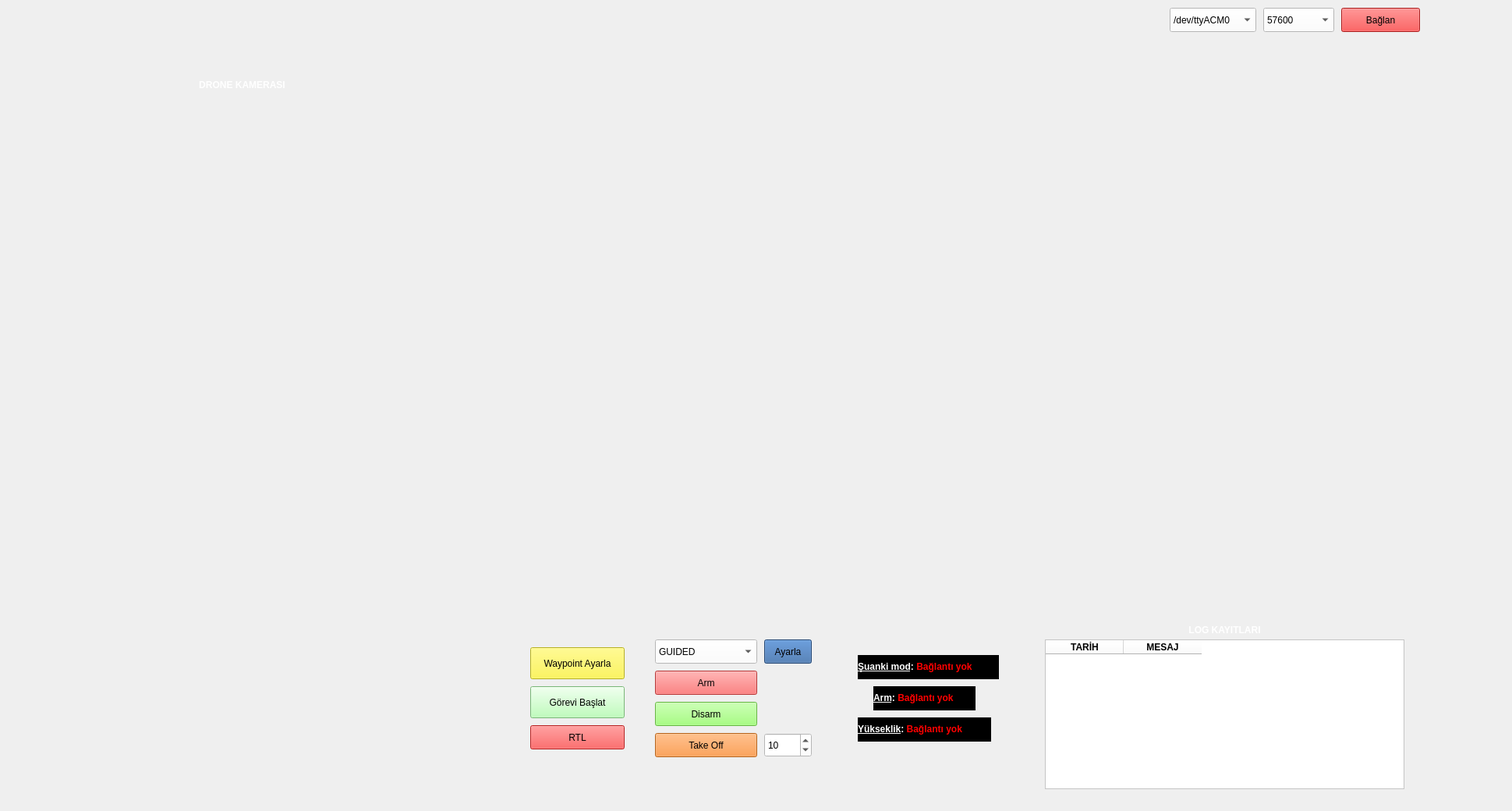
<?xml version="1.0" encoding="UTF-8"?>
<ui version="4.0">
 <class>MainWindow</class>
 <widget class="QMainWindow" name="MainWindow">
  <property name="geometry">
   <rect>
    <x>0</x>
    <y>0</y>
    <width>1939</width>
    <height>1040</height>
   </rect>
  </property>
  <property name="sizePolicy">
   <sizepolicy hsizetype="Maximum" vsizetype="Maximum">
    <horstretch>0</horstretch>
    <verstretch>0</verstretch>
   </sizepolicy>
  </property>
  <property name="contextMenuPolicy">
   <enum>Qt::DefaultContextMenu</enum>
  </property>
  <property name="windowTitle">
   <string>QUADRUPLET</string>
  </property>
  <property name="windowIcon">
   <iconset>
    <normaloff>../images/quad.png</normaloff>../images/quad.png</iconset>
  </property>
  <property name="styleSheet">
   <string notr="true"/>
  </property>
  <widget class="QWidget" name="centralwidget">
   <widget class="QWidget" name="verticalLayoutWidget">
    <property name="geometry">
     <rect>
      <x>620</x>
      <y>90</y>
      <width>1201</width>
      <height>701</height>
     </rect>
    </property>
    <layout class="QVBoxLayout" name="mapLayout"/>
   </widget>
   <widget class="QComboBox" name="PortCombo">
    <property name="geometry">
     <rect>
      <x>1500</x>
      <y>10</y>
      <width>111</width>
      <height>31</height>
     </rect>
    </property>
    <property name="styleSheet">
     <string notr="true">background-color: rgb(255, 255, 255);
selection-background-color: rgb(46, 52, 54)
</string>
    </property>
    <item>
     <property name="text">
      <string>/dev/ttyACM0</string>
     </property>
    </item>
    <item>
     <property name="text">
      <string>/dev/ttyACM1</string>
     </property>
    </item>
    <item>
     <property name="text">
      <string>udpin:localhost:14550</string>
     </property>
    </item>
   </widget>
   <widget class="QComboBox" name="BaudrateCombo">
    <property name="geometry">
     <rect>
      <x>1620</x>
      <y>10</y>
      <width>91</width>
      <height>31</height>
     </rect>
    </property>
    <property name="styleSheet">
     <string notr="true">background-color: rgb(255, 255, 255);
selection-background-color: rgb(46, 52, 54)
</string>
    </property>
    <item>
     <property name="text">
      <string>57600</string>
     </property>
    </item>
    <item>
     <property name="text">
      <string>115200</string>
     </property>
    </item>
   </widget>
   <widget class="QPushButton" name="BaglanButton">
    <property name="geometry">
     <rect>
      <x>1720</x>
      <y>10</y>
      <width>101</width>
      <height>31</height>
     </rect>
    </property>
    <property name="styleSheet">
     <string notr="true">background-color: rgb(239, 41, 41)</string>
    </property>
    <property name="text">
     <string>Bağlan</string>
    </property>
   </widget>
   <widget class="QPushButton" name="gorevButton">
    <property name="geometry">
     <rect>
      <x>680</x>
      <y>880</y>
      <width>121</width>
      <height>41</height>
     </rect>
    </property>
    <property name="toolTip">
     <string>&lt;html&gt;&lt;head/&gt;&lt;body&gt;&lt;p&gt;&lt;br/&gt;&lt;/p&gt;&lt;/body&gt;&lt;/html&gt;</string>
    </property>
    <property name="styleSheet">
     <string notr="true">background-color: rgb(170, 255, 167)</string>
    </property>
    <property name="text">
     <string>Görevi Başlat</string>
    </property>
   </widget>
   <widget class="QLabel" name="logoLabel">
    <property name="geometry">
     <rect>
      <x>20</x>
      <y>10</y>
      <width>251</width>
      <height>101</height>
     </rect>
    </property>
    <property name="text">
     <string/>
    </property>
   </widget>
   <widget class="QLabel" name="bilgiLabel">
    <property name="geometry">
     <rect>
      <x>1500</x>
      <y>50</y>
      <width>321</width>
      <height>31</height>
     </rect>
    </property>
    <property name="text">
     <string/>
    </property>
   </widget>
   <widget class="QComboBox" name="modCombo">
    <property name="geometry">
     <rect>
      <x>840</x>
      <y>820</y>
      <width>131</width>
      <height>31</height>
     </rect>
    </property>
    <property name="styleSheet">
     <string notr="true">background-color: rgb(255, 255, 255);
selection-background-color: rgb(46, 52, 54)
</string>
    </property>
    <item>
     <property name="text">
      <string>GUIDED</string>
     </property>
    </item>
    <item>
     <property name="text">
      <string>AUTO</string>
     </property>
    </item>
    <item>
     <property name="text">
      <string>STABILIZE</string>
     </property>
    </item>
    <item>
     <property name="text">
      <string>RTL</string>
     </property>
    </item>
   </widget>
   <widget class="QPushButton" name="modButton">
    <property name="geometry">
     <rect>
      <x>980</x>
      <y>820</y>
      <width>61</width>
      <height>31</height>
     </rect>
    </property>
    <property name="styleSheet">
     <string notr="true">background-color: rgb(52, 101, 164)</string>
    </property>
    <property name="text">
     <string>Ayarla</string>
    </property>
   </widget>
   <widget class="QLabel" name="dataLabel">
    <property name="geometry">
     <rect>
      <x>50</x>
      <y>590</y>
      <width>521</width>
      <height>361</height>
     </rect>
    </property>
    <property name="text">
     <string/>
    </property>
   </widget>
   <widget class="QLabel" name="cameraLabel">
    <property name="geometry">
     <rect>
      <x>40</x>
      <y>130</y>
      <width>541</width>
      <height>451</height>
     </rect>
    </property>
    <property name="text">
     <string/>
    </property>
   </widget>
   <widget class="QPushButton" name="rtlButton">
    <property name="geometry">
     <rect>
      <x>680</x>
      <y>930</y>
      <width>121</width>
      <height>31</height>
     </rect>
    </property>
    <property name="toolTip">
     <string>&lt;html&gt;&lt;head/&gt;&lt;body&gt;&lt;p&gt;&lt;br/&gt;&lt;/p&gt;&lt;/body&gt;&lt;/html&gt;</string>
    </property>
    <property name="styleSheet">
     <string notr="true">background-color: rgb(255, 43, 43)</string>
    </property>
    <property name="text">
     <string>RTL</string>
    </property>
   </widget>
   <widget class="QLabel" name="modLabel">
    <property name="geometry">
     <rect>
      <x>1100</x>
      <y>840</y>
      <width>181</width>
      <height>31</height>
     </rect>
    </property>
    <property name="styleSheet">
     <string notr="true">color: rgb(255, 255, 255);
background-color: rgb(0, 0, 0)</string>
    </property>
    <property name="text">
     <string>&lt;html&gt;&lt;head/&gt;&lt;body&gt;&lt;p&gt;&lt;span style=&quot; font-weight:600; text-decoration: underline;&quot;&gt;Şuanki mod&lt;/span&gt;&lt;span style=&quot; font-weight:600;&quot;&gt;: &lt;/span&gt;&lt;span style=&quot; font-weight:600; color:#ff0000;&quot;&gt;Bağlantı yok&lt;/span&gt;&lt;/p&gt;&lt;/body&gt;&lt;/html&gt;</string>
    </property>
   </widget>
   <widget class="QPushButton" name="waypointButton">
    <property name="geometry">
     <rect>
      <x>680</x>
      <y>830</y>
      <width>121</width>
      <height>41</height>
     </rect>
    </property>
    <property name="styleSheet">
     <string notr="true">background-color: rgb(255, 246, 46)</string>
    </property>
    <property name="text">
     <string>Waypoint Ayarla</string>
    </property>
    <property name="icon">
     <iconset>
      <normaloff>../../../../.designer/images/waypoint.png</normaloff>../../../../.designer/images/waypoint.png</iconset>
    </property>
   </widget>
   <widget class="QPushButton" name="armButton">
    <property name="geometry">
     <rect>
      <x>840</x>
      <y>860</y>
      <width>131</width>
      <height>31</height>
     </rect>
    </property>
    <property name="styleSheet">
     <string notr="true">background-color: rgb(255, 77, 77)</string>
    </property>
    <property name="text">
     <string>Arm</string>
    </property>
   </widget>
   <widget class="QPushButton" name="disarmButton">
    <property name="geometry">
     <rect>
      <x>840</x>
      <y>900</y>
      <width>131</width>
      <height>31</height>
     </rect>
    </property>
    <property name="styleSheet">
     <string notr="true">background-color: rgb(141, 255, 93)</string>
    </property>
    <property name="text">
     <string>Disarm</string>
    </property>
   </widget>
   <widget class="QSpinBox" name="takeOffYukseklik">
    <property name="geometry">
     <rect>
      <x>980</x>
      <y>940</y>
      <width>61</width>
      <height>31</height>
     </rect>
    </property>
    <property name="styleSheet">
     <string notr="true">background-color: rgb(255, 255, 255)</string>
    </property>
    <property name="value">
     <number>10</number>
    </property>
   </widget>
   <widget class="QPushButton" name="takeOffButton">
    <property name="geometry">
     <rect>
      <x>840</x>
      <y>940</y>
      <width>131</width>
      <height>31</height>
     </rect>
    </property>
    <property name="styleSheet">
     <string notr="true">background-color: rgb(255, 139, 38)</string>
    </property>
    <property name="text">
     <string>Take Off</string>
    </property>
   </widget>
   <widget class="QLabel" name="armLabel">
    <property name="geometry">
     <rect>
      <x>1120</x>
      <y>880</y>
      <width>131</width>
      <height>31</height>
     </rect>
    </property>
    <property name="styleSheet">
     <string notr="true">color: rgb(255, 255, 255);
background-color: rgb(0, 0, 0)</string>
    </property>
    <property name="text">
     <string>&lt;html&gt;&lt;head/&gt;&lt;body&gt;&lt;p&gt;&lt;span style=&quot; font-weight:600; text-decoration: underline;&quot;&gt;Arm&lt;/span&gt;&lt;span style=&quot; font-weight:600;&quot;&gt;: &lt;/span&gt;&lt;span style=&quot; font-weight:600; color:#ff0000;&quot;&gt;Bağlantı yok&lt;/span&gt;&lt;/p&gt;&lt;/body&gt;&lt;/html&gt;</string>
    </property>
   </widget>
   <widget class="QLabel" name="yukseklikLabel">
    <property name="geometry">
     <rect>
      <x>1100</x>
      <y>920</y>
      <width>171</width>
      <height>31</height>
     </rect>
    </property>
    <property name="styleSheet">
     <string notr="true">color: rgb(255, 255, 255);
background-color: rgb(0, 0, 0)</string>
    </property>
    <property name="text">
     <string>&lt;html&gt;&lt;head/&gt;&lt;body&gt;&lt;p&gt;&lt;span style=&quot; font-weight:600; text-decoration: underline;&quot;&gt;Yükseklik&lt;/span&gt;&lt;span style=&quot; font-weight:600;&quot;&gt;: &lt;/span&gt;&lt;span style=&quot; font-weight:600; color:#ff0000;&quot;&gt;Bağlantı yok&lt;/span&gt;&lt;/p&gt;&lt;/body&gt;&lt;/html&gt;</string>
    </property>
   </widget>
   <widget class="QTableWidget" name="logTable">
    <property name="geometry">
     <rect>
      <x>1340</x>
      <y>820</y>
      <width>461</width>
      <height>192</height>
     </rect>
    </property>
    <property name="styleSheet">
     <string notr="true">background-color: rgb(255, 255, 255)</string>
    </property>
    <column>
     <property name="text">
      <string>TARİH</string>
     </property>
     <property name="font">
      <font>
       <weight>75</weight>
       <bold>true</bold>
      </font>
     </property>
     <property name="background">
      <color>
       <red>224</red>
       <green>27</green>
       <blue>36</blue>
      </color>
     </property>
    </column>
    <column>
     <property name="text">
      <string>MESAJ</string>
     </property>
     <property name="font">
      <font>
       <weight>75</weight>
       <bold>true</bold>
      </font>
     </property>
     <property name="background">
      <color>
       <red>224</red>
       <green>27</green>
       <blue>36</blue>
      </color>
     </property>
    </column>
   </widget>
   <widget class="QLabel" name="label">
    <property name="geometry">
     <rect>
      <x>1490</x>
      <y>798</y>
      <width>161</width>
      <height>21</height>
     </rect>
    </property>
    <property name="text">
     <string>&lt;html&gt;&lt;head/&gt;&lt;body&gt;&lt;p align=&quot;center&quot;&gt;&lt;span style=&quot; font-weight:600; color:#ffffff;&quot;&gt;LOG KAYITLARI&lt;/span&gt;&lt;/p&gt;&lt;/body&gt;&lt;/html&gt;</string>
    </property>
   </widget>
   <widget class="QLabel" name="label_2">
    <property name="geometry">
     <rect>
      <x>240</x>
      <y>100</y>
      <width>141</width>
      <height>19</height>
     </rect>
    </property>
    <property name="text">
     <string>&lt;html&gt;&lt;head/&gt;&lt;body&gt;&lt;p align=&quot;center&quot;&gt;&lt;span style=&quot; font-weight:600; color:#ffffff;&quot;&gt;DRONE KAMERASI&lt;/span&gt;&lt;/p&gt;&lt;/body&gt;&lt;/html&gt;</string>
    </property>
   </widget>
  </widget>
 </widget>
 <resources/>
 <connections/>
</ui>
